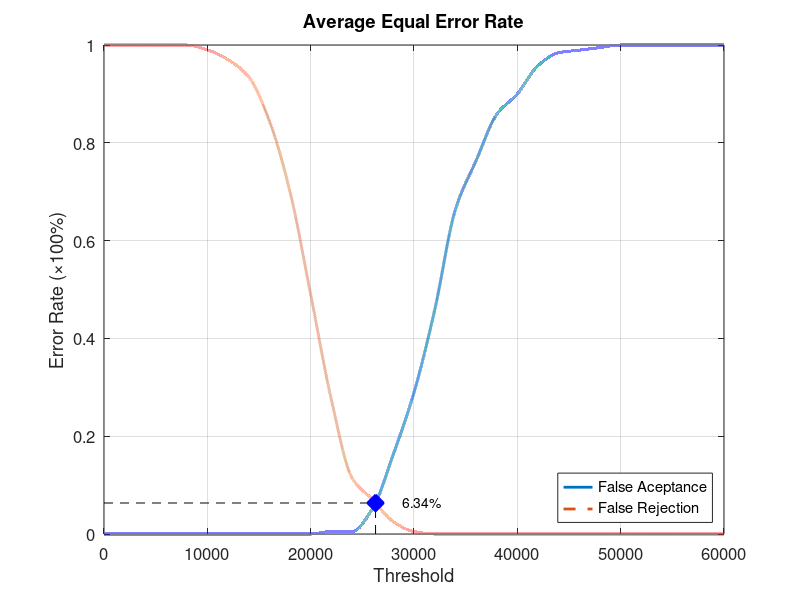
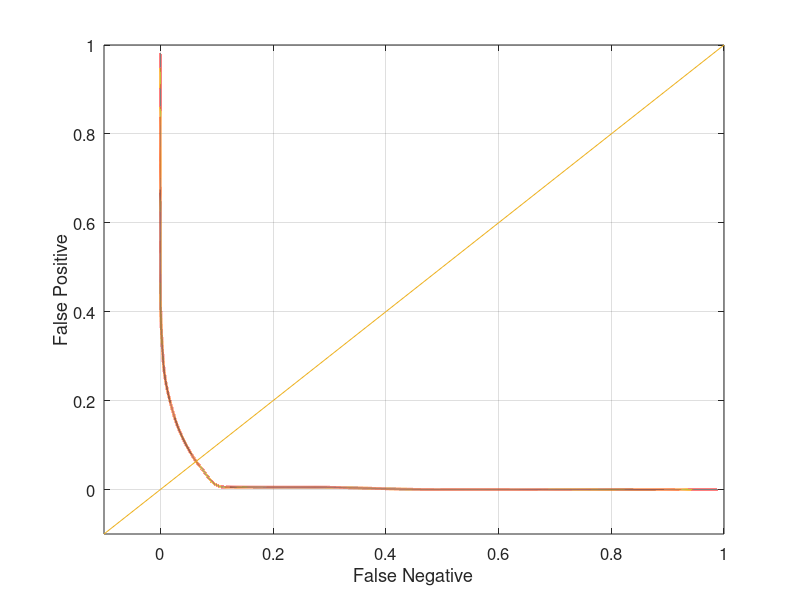

The MATLAB source for these figures, in order:
function yEER = Database5_1
close all;
clear;
clc;
x = 0:2000:60000;
xq = 0:0.5:60000;

y0 = [0 0 0 0 0 0 0 0 0 0 0 0.00526316 0.00526316 0.0526316 0.163158 0.289474 0.457895 0.663158 0.763158 0.857895 0.9 0.957895 0.984211 0.989474 0.994737 1 1 1 1 1 1];
yy0 = interp1(x, y0, xq, 'pchip');
y1 = [1 1 1 1 1 0.99 0.97 0.935 0.845 0.7 0.49 0.275 0.115 0.07 0.025 0.005 0 0 0 0 0 0 0 0 0 0 0 0 0 0 0];
yy1 = interp1(x, y1, xq, 'pchip');

% Calculating EER: 
y2 = abs(y0 - y1);
find(y2 == min(y2))
yy2 = abs(yy0 - yy1);
xEER = find(yy2 == min(yy2));
xEERIndex = xq(xEER) % X-axis EER
yEER = yy0(xEER) % Y-axis EER

main = figure
plot(xq, yy0,'-','LineWidth', 2);	hold on
plot(xq, yy1,'--','LineWidth', 2);	hold on
plot([xEERIndex xEERIndex], [0 yEER], 'k--');	hold on
plot([0 xEERIndex], [yEER yEER], 'k--');	hold on
plot(xEERIndex, yEER, 'bx', 'LineWidth', 10);	hold on
text(xEERIndex + 10 * xEERIndex / 100, yEER, [num2str(round((10000 * yEER)) / 100) '%'])
legend('False Aceptance', 'False Rejection', 'Location', 'SouthEast')
xlabel('Threshold')
ylabel('Error Rate (\times100%)')
title('Average Equal Error Rate')
set(gca, 'FontSize', 12)
axis([0 60000 0 1])
grid on

print(main, 'Database5_1Main', '-dpng');
FNRxFPR = figure('Color', [1 1 1]);
plot(yy1, yy0, '-', yy1, yy0, 'LineWidth', 2);
hold on
y = -0.1:0.1:1
plot(y, y); 
set(gca, 'FontSize', 12)
xlabel('False Negative')
ylabel('False Positive')
axis([-0.1 1 -0.1 1])
set(gca, 'FontSize', 12)
grid on

print(FNRxFPR, 'Database5_1FNRxFPR','-dpng');
end
